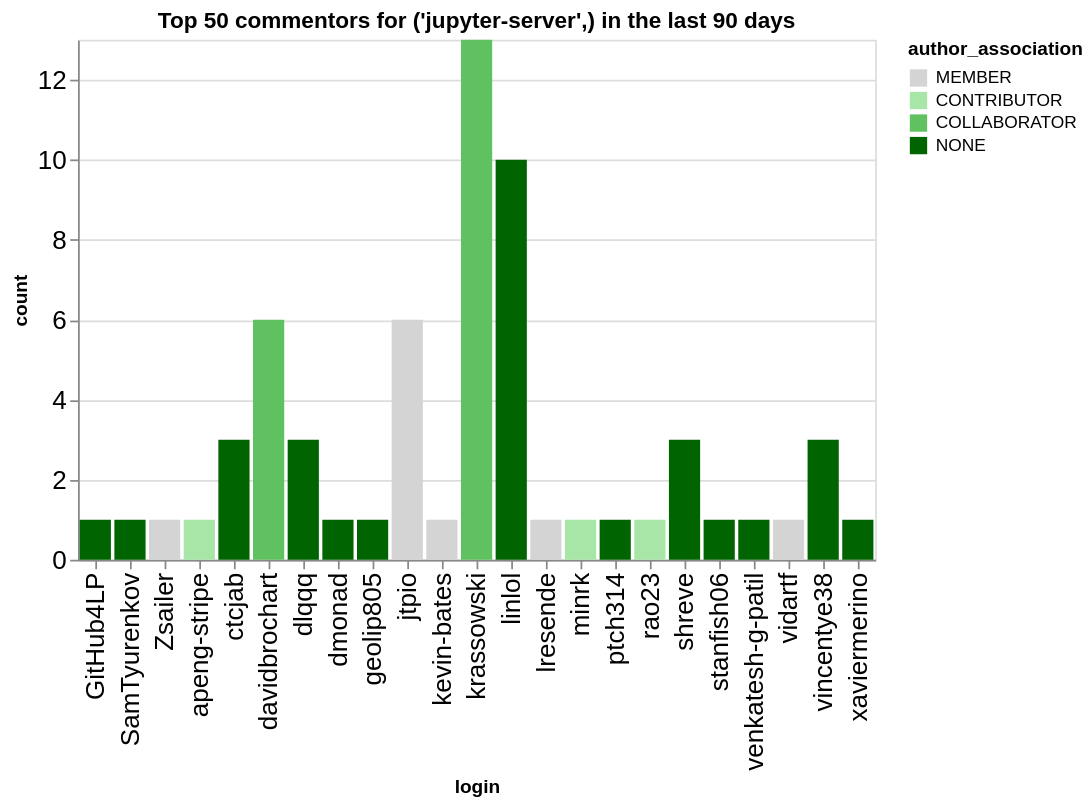

Write notebook code for a chart like this one.
### Code cell
n_plot = 50
charts = []
for ii, (iorg, idata) in enumerate(commentors.groupby(['org'])):
    title = f"Top {n_plot} commentors for {iorg} in the last {n_days} days"
    idata = idata.groupby('login', as_index=False).agg({'count': 'sum', 'author_association': 'first'})
    idata = idata.sort_values('count', ascending=False).head(n_plot)
    ch = alt.Chart(data=idata.head(n_plot), title=title).mark_bar().encode(
        x='login',
        y='count',
        color=alt.Color('author_association', scale=alt.Scale(domain=author_types, range=author_colors))
    )
    charts.append(ch)
alt.hconcat(*charts)

### Figure 1 — Vega-Lite specification as saved in the notebook (floating-point values rounded to 4 significant figures)
{"config": {"axisLeft": {"labelFontSize": 15}, "axisBottom": {"labelFontSize": 15}}, "hconcat": [{"mark": {"type": "bar"}, "encoding": {"color": {"field": "author_association", "scale": {"domain": ["MEMBER", "CONTRIBUTOR", "COLLABORATOR", "NONE"], "range": ["rgb(211.82745098039214, 211.82745098039214, 211.82745098039214)", "rgb(166.98562091503268, 229.89803921568628, 166.98562091503268)", "rgb(96.37647058823529, 192.75294117647059, 96.37647058823529)", "rgb(0.0, 100.3921568627451, 0.0)"]}, "type": "nominal"}, "x": {"field": "login", "type": "nominal"}, "y": {"field": "count", "type": "quantitative"}}, "title": "Top 50 commentors for ('jupyter-server',) in the last 90 days"}], "data": {"name": "data-a7fcd29776eb07b0bd2ab1cb6d8c8eeb"}, "$schema": "https://vega.github.io/schema/vega-lite/v5.20.1.json", "datasets": {"data-a7fcd29776eb07b0bd2ab1cb6d8c8eeb": [{"login": "krassowski", "count": 13, "author_association": "COLLABORATOR"}, {"login": "linlol", "count": 10, "author_association": "NONE"}, {"login": "davidbrochart", "count": 6, "author_association": "COLLABORATOR"}, {"login": "jtpio", "count": 6, "author_association": "MEMBER"}, {"login": "shreve", "count": 3, "author_association": "NONE"}, {"login": "ctcjab", "count": 3, "author_association": "NONE"}, {"login": "dlqqq", "count": 3, "author_association": "NONE"}, {"login": "vincentye38", "count": 3, "author_association": "NONE"}, {"login": "GitHub4LP", "count": 1, "author_association": "NONE"}, {"login": "SamTyurenkov", "count": 1, "author_association": "NONE"}, {"login": "Zsailer", "count": 1, "author_association": "MEMBER"}, {"login": "apeng-stripe", "count": 1, "author_association": "CONTRIBUTOR"}, {"login": "geolip805", "count": 1, "author_association": "NONE"}, {"login": "kevin-bates", "count": 1, "author_association": "MEMBER"}, {"login": "dmonad", "count": 1, "author_association": "NONE"}, {"login": "minrk", "count": 1, "author_association": "CONTRIBUTOR"}, {"login": "lresende", "count": 1, "author_association": "MEMBER"}, {"login": "rao23", "count": 1, "author_association": "CONTRIBUTOR"}, {"login": "ptch314", "count": 1, "author_association": "NONE"}, {"login": "stanfish06", "count": 1, "author_association": "NONE"}, {"login": "venkatesh-g-patil", "count": 1, "author_association": "NONE"}, {"login": "vidartf", "count": 1, "author_association": "MEMBER"}, {"login": "xaviermerino", "count": 1, "author_association": "NONE"}]}}
